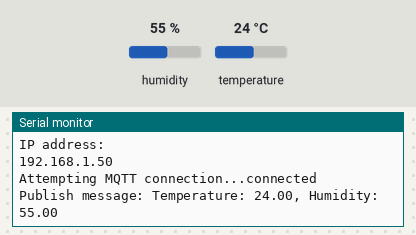
A sketch run on a simulated ESP32. On the bench: the last lines printed to the serial monitor. The test bench sets the inputs (shaded band); at power-on: humidity 55 %, temperature 24 °C. WiFi joins after 1.5 s; servers stay silent unless stated; no MQTT or app messages arrive unless stated.

Above: at 2.7 s.
2.8 s: humidity set to 22 %
At 5.2 s:
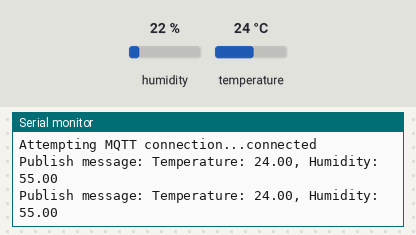
7.7 s: temperature set to 12 °C
At 9.5 s:
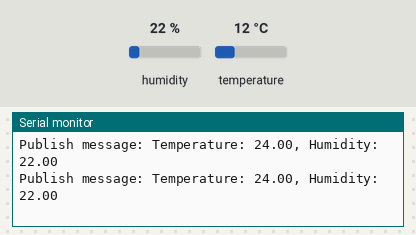
12.6 s: humidity set to 40 %
At 15.1 s:
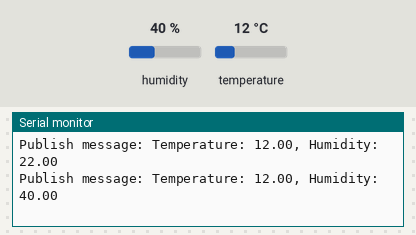
Timing chart, 0 to 16.6 s (numbered marks = the images above; inputs shaded):
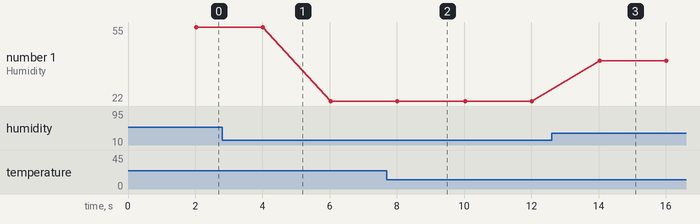

Measured:
- after the input at 12.6 s, the serial monitor: prints a new line after 1.4 s (image 3)
- plotted number 1: 55 → 22 after the input at 2.8 s, 22 → 40 after the input at 12.6 s

The sketch:

sketch_jul14a.ino
```cpp
#include <WiFi.h>
#include <PubSubClient.h>
#include "DHT.h"

#define DHTPIN 4        // Pin ที่เชื่อมต่อกับ DHT11
#define DHTTYPE DHT11   // ประเภทของเซ็นเซอร์ DHT

const char* ssid = "YOUR_SSID";        // ชื่อ Wi-Fi
const char* password = "YOUR_PASSWORD"; // รหัสผ่าน Wi-Fi
const char* mqtt_server = "iot.varee.ac.th";  // Use your private broker IP
const char* mqtt_user = "root";               // MQTT username
const char* mqtt_password = "Varee123";       // MQTT password

WiFiClient espClient;
PubSubClient client(espClient);
DHT dht(DHTPIN, DHTTYPE);

long lastMsg = 0;
char msg[50];
int value = 0;

void setup() {
  Serial.begin(115200);
  dht.begin();
  setup_wifi();
  client.setServer(mqtt_server, 1883);
}

void setup_wifi() {
  delay(10);
  Serial.println();
  Serial.print("Connecting to ");
  Serial.println(ssid);

  WiFi.begin(ssid, password);

  while (WiFi.status() != WL_CONNECTED) {
    delay(500);
    Serial.print(".");
  }

  Serial.println("");
  Serial.println("WiFi connected");
  Serial.println("IP address: ");
  Serial.println(WiFi.localIP());
}

void reconnect() {
  while (!client.connected()) {
    Serial.print("Attempting MQTT connection...");
    if (client.connect("ESP32Client", mqtt_user, mqtt_password)) {
      Serial.println("connected");
    } else {
      Serial.print("failed, rc=");
      Serial.print(client.state());
      Serial.println(" try again in 5 seconds");
      delay(5000);
    }
  }
}

void loop() {
  if (!client.connected()) {
    reconnect();
  }
  client.loop();

  long now = millis();
  if (now - lastMsg > 2000) {
    lastMsg = now;

    float h = dht.readHumidity();
    float t = dht.readTemperature();

    if (isnan(h) || isnan(t)) {
      Serial.println("Failed to read from DHT sensor!");
      return;
    }

    snprintf (msg, 50, "Temperature: %2.2f, Humidity: %2.2f", t, h);
    Serial.print("Publish message: ");
    Serial.println(msg);
    client.publish("home/garden/temperature", String(t).c_str());
    client.publish("home/garden/humidity", String(h).c_str());
  }
}
```
